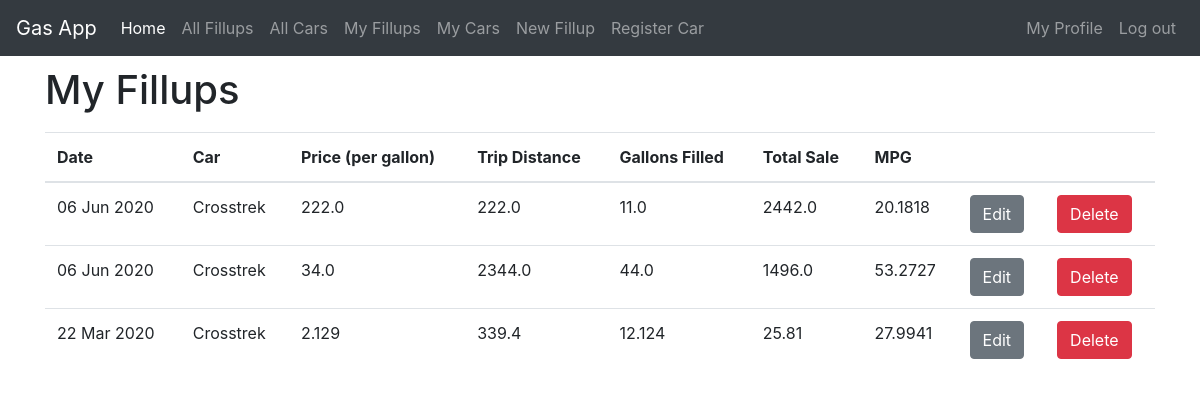
/myprofile/fillups/ (signed in), run on an earlier commit of the app's database.
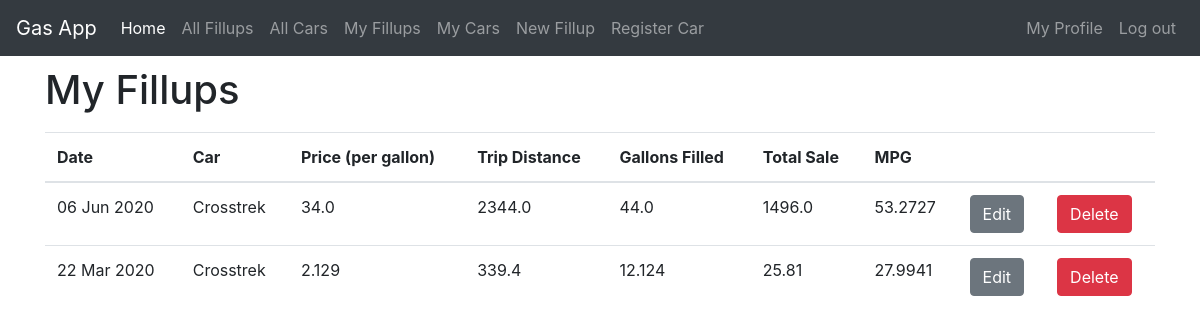
And on a later commit of the database.
### fillups/models.py (models this page shows)
class Fillup(models.Model):
    username = models.ForeignKey(User,on_delete=models.CASCADE)
    date = models.DateField(default=date.today)
    price_per_gallon = models.FloatField()
    trip_distance = models.FloatField()
    gallons = models.FloatField()
    car = models.ForeignKey('Car',on_delete=models.CASCADE)
    @property
    def total_sale(self):
        return round(self.price_per_gallon*self.gallons, 2)
    @property
    def mpg(self):
        return round(self.trip_distance/self.gallons, 4)

class Car(models.Model):
    username = models.ForeignKey(User,on_delete=models.CASCADE)
    name = models.CharField(max_length=25)
    make = models.CharField(max_length=25)
    model = models.CharField(max_length=25)
    model_year = models.IntegerField(choices=MODEL_YEARS)
    status = models.CharField(max_length=10,choices=STATUS,default='Active')
    def __str__(self):
        return self.name

### fillups/views.py (the view)
# urls.py: path('myprofile/fillups/',views.UserFillupListView.as_view(),name='user_fillup_list'),
class UserFillupListView(ListView):
    template_name = 'fillups/user_fillup_list.html'
    model = Fillup
    context_object_name = 'user_fillup_list'
    ordering = ['-date']
    def get_queryset(self):
        return Fillup.objects.filter(username=self.request.user).order_by('-date')

### fillups/templates/fillups/user_fillup_list.html
{% extends 'base.html' %}
{% block content %}
<div class="centerstage">
  <h1>My Fillups</h1>
  <table class="table">
    <thead>
      <tr>
        <th>Date</th>
        <th>Car</th>
        <th>Price (per gallon)</th>
        <th>Trip Distance</th>
        <th>Gallons Filled</th>
        <th>Total Sale</th>
        <th>MPG</th>
        <th></th>
        <th></th>
      </tr>
    </thead>
    <tbody>
      {% for fillup in user_fillup_list %}
        <div class="fillup">
          <tr>
            <td>{{ fillup.date|date:"d M Y"}}</td>
            <td>{{ fillup.car }}</td>
            <td>{{ fillup.price_per_gallon }}</td>
            <td>{{ fillup.trip_distance }}</td>
            <td>{{ fillup.gallons }}</td>
            <td>{{ fillup.total_sale }}</td>
            <td>{{ fillup.mpg }}</td>
            <td><a class="btn btn-secondary" href="{% url 'fillups:update_fillup' pk=fillup.pk %}">Edit</a></td>
            <td><a class="btn btn-danger" href="{% url 'fillups:delete_fillup' pk=fillup.pk %}">Delete</a></td>
          </tr>
        </div>
      {% endfor %}
    </tbody>
  </table>
</div>
{% endblock %}

What changed in the data, as far as the page shows it:
removed Fillup: date "06 Jun 2020", car "Crosstrek", price_per_gallon "222.0", trip_distance "222.0", gallons "11.0", total_sale "2442.0", mpg "20.1818"
